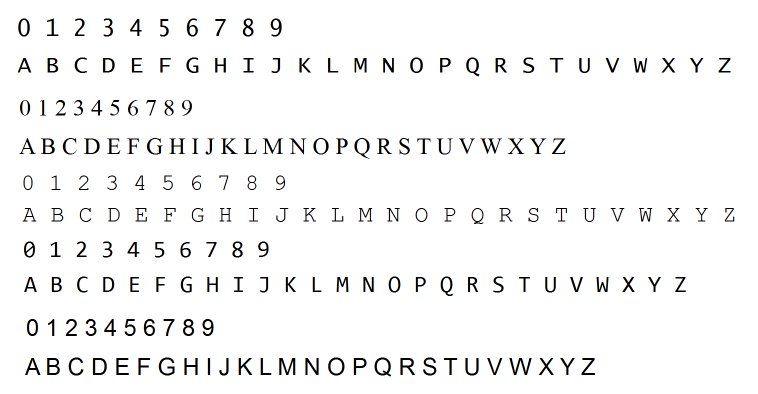
#> input picture reforged/letters.png, 1516 x 788 px (shown at 1/2 size)
$ python trainData.py
#> lines starting #> are read from the running program, lines starting #| are printed output that depends on the picture; after the words box and inside, x2 and y2 are one past the last pixel; in counts of white or black regions, pixels touching at a corner belong together
import sys
import numpy as numpy
import cv2
import os

image_to_train = "letters.png"

image_edges = 100

resized_image_w = 20
resized_image_h = 30


def train_data():

	count = 0
	found_count = 0

	# Read in training images for all orientations
	training_image = cv2.imread(image_to_train)
#> training_image is the input picture: shape (788, 1516, 3); mean B, G, R 245.2, 245.2, 245.2

	# Get grayscale and blur all images
	gray_image = cv2.cvtColor(training_image, cv2.COLOR_BGR2GRAY)
	blurred_image = cv2.GaussianBlur(gray_image, (5,5), 0)
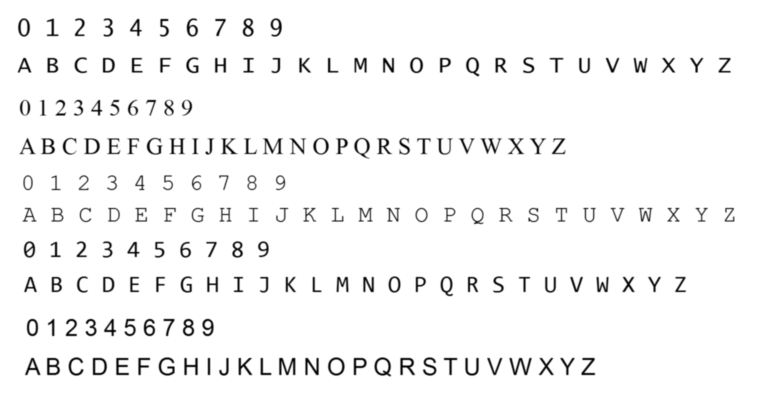
#> blurred_image: shape (788, 1516) (shown at 1/2 size); min 0, max 255, mean 245.2

	# Filter image to black and white. Use gaussian filter, invert background with foreground.
	image_threshold = cv2.adaptiveThreshold(blurred_image, 255, cv2.ADAPTIVE_THRESH_GAUSSIAN_C,
													cv2.THRESH_BINARY_INV, 11, 1)
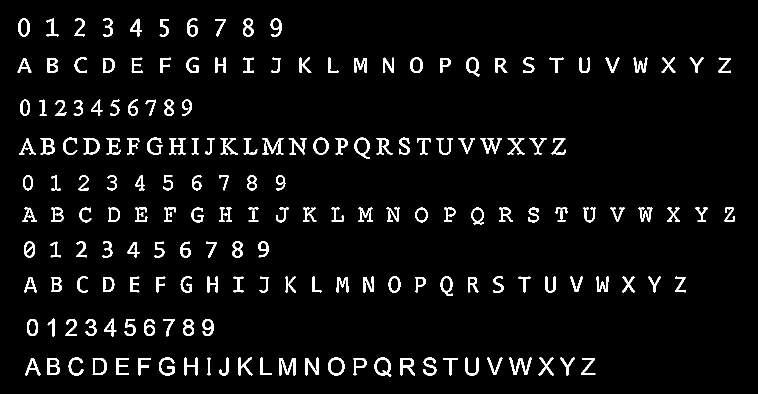
#> image_threshold: shape (788, 1516) (shown at 1/2 size); 4.6% white; 180 white regions

	# Make copy of filtered image
	image_threshold_copy = image_threshold.copy()

	# Now find the contours, use copy of threshold
	countours, hierarchy= cv2.findContours(image_threshold_copy, cv2.RETR_EXTERNAL, cv2.CHAIN_APPROX_SIMPLE)
#> countours = 180 contours; largest, box (x1, y1, x2, y2) and area: (749, 715, 783, 753) 919, (656, 715, 689, 751) 911, (709, 275, 740, 318) 822, (185, 716, 214, 750) 806, (627, 275, 657, 310) 784

	# Numpy array used later
	flattened_image = numpy.empty((0, resized_image_w * resized_image_h))

	# empty list where characters will be classified
	#classification = []

	# ALl possible characters that should be recognized
	all_chars = [ord('0'), ord('1'), ord('2'), ord('3'), ord('4'), ord('5'), ord('6'), ord('7'), ord('8'), ord('9'),
                     ord('A'), ord('B'), ord('C'), ord('D'), ord('E'), ord('F'), ord('G'), ord('H'), ord('I'), ord('J'),
                     ord('K'), ord('L'), ord('M'), ord('N'), ord('O'), ord('P'), ord('Q'), ord('R'), ord('S'), ord('T'),
                     ord('U'), ord('V'), ord('W'), ord('X'), ord('Y'), ord('Z')]

	print("Training in progress. Please wait!")

	# Loop through each contour detected
	for i in countours:

		count = count +1

		# Check if its big enough
		if cv2.contourArea(i) > image_edges:

			found_count = found_count + 1

			# Get bounding rect
			[intX, intY, intW, intH] = cv2.boundingRect(i)

			# Crop out the character
			cropped_character = image_threshold[intY:intY+intH, intX:intX+intW]

			# Resize for consistenty. Makes easier recognition and storage
			resize_cropped = cv2.resize(cropped_character, (resized_image_w, resized_image_h))

			# Flatten image to 1d numpy array and add to array
			flat_image = resize_cropped.reshape((1, resized_image_w * resized_image_h))
			flattened_image = numpy.append(flattened_image, flat_image, 0)
#> this loop made 180 passes
#> (intX, intY, intW, intH) on passes 1 to 12: (1163, 716, 28, 34), (887, 716, 28, 35), (800, 716, 30, 35), (707, 716, 26, 35), (558, 716, 33, 35), (276, 716, 25, 35), (232, 716, 26, 34), (185, 716, 29, 34), (94, 716, 26, 34), (50, 716, 31, 35), (1120, 715, 30, 36), (1077, 715, 31, 36)
#> pass 1, in train_data, `cropped_character = image_threshold[intY:intY+intH, intX:intX+intW]`:
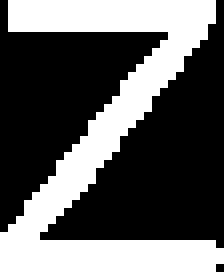
#> cropped_character: shape (34, 28) (shown 8 times larger); 37.4% white; 1 white region, box (x1, y1, x2, y2) and area: (0, 0, 28, 34) 356
#> pass 1, in train_data, `resize_cropped = cv2.resize(cropped_character, (resized_image_w, resiz..`:
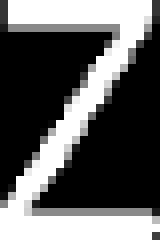
#> resize_cropped: shape (30, 20) (shown 8 times larger); min 0, max 255, mean 95.2
#> pass 2, in train_data, `resize_cropped = cv2.resize(cropped_character, (resized_image_w, resiz..`:
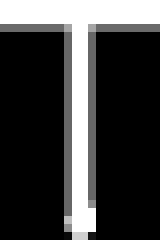
#> resize_cropped: shape (30, 20) (shown 8 times larger); min 0, max 255, mean 61.3
#> after the loop:
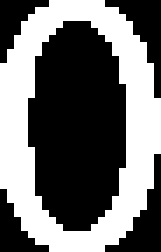
#> cropped_character: shape (36, 23) (shown 7 times larger); 42.9% white; 1 white region, box (x1, y1, x2, y2) and area: (0, 0, 23, 36) 355
#> after the loop:
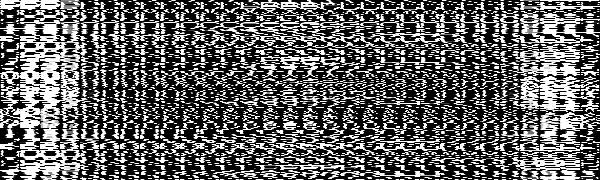
#> flattened_image: shape (180, 600) float64; min 0, max 255, mean 97.5
#> after the loop, count = 180; found_count = 180

	float_all_chars = numpy.array(all_chars, numpy.float32)

	flat_all_chars = float_all_chars.reshape((float_all_chars.size, 1))

	numpy.savetxt("classifications.txt", flat_all_chars)
	numpy.savetxt("flattened_images.txt", flattened_image)

	print("Training completed!\n")
	print(count)
#| 180
	print("\n")
	print(found_count)
#| 180

train_data()
